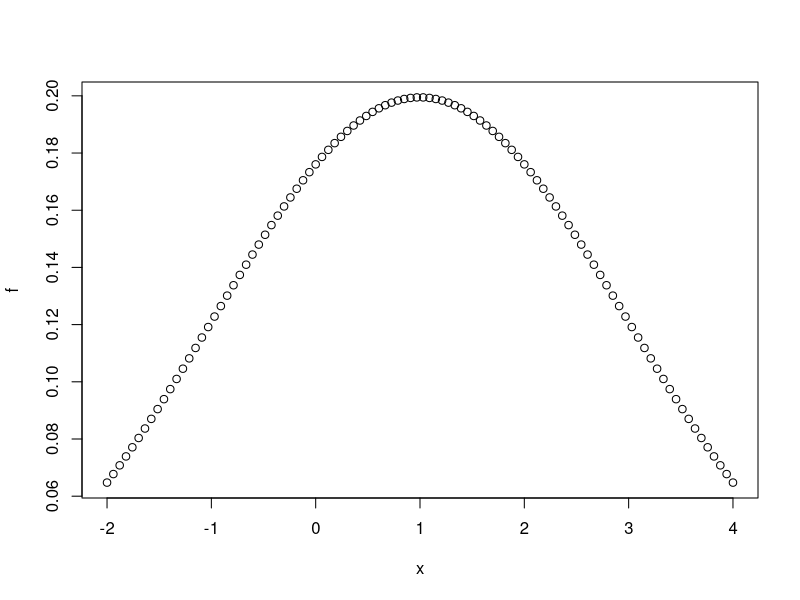
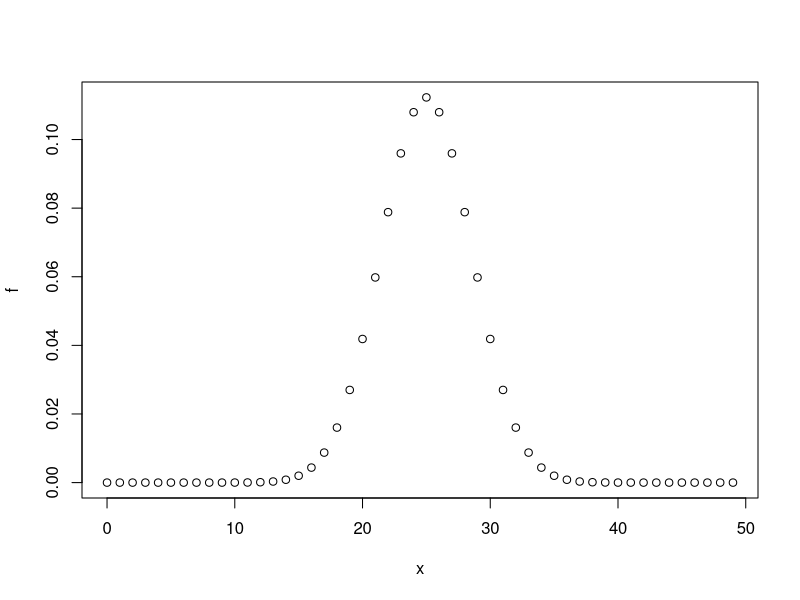
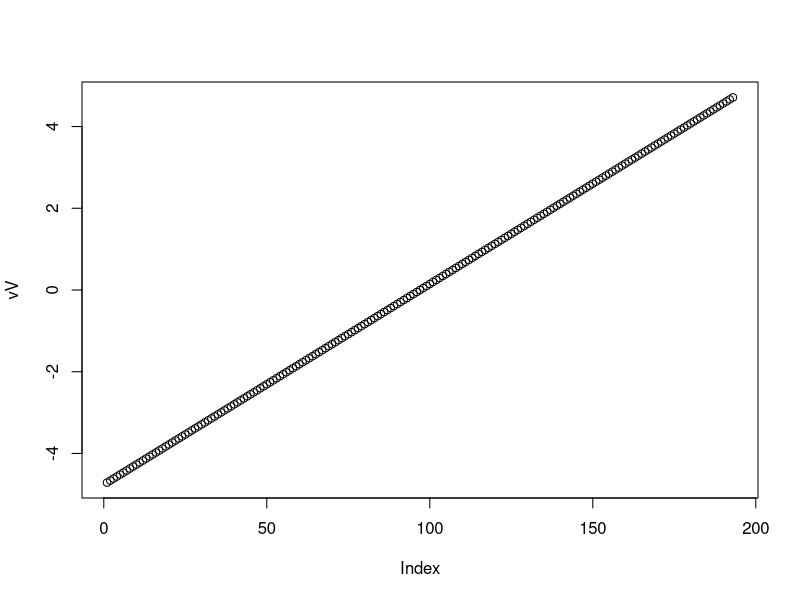
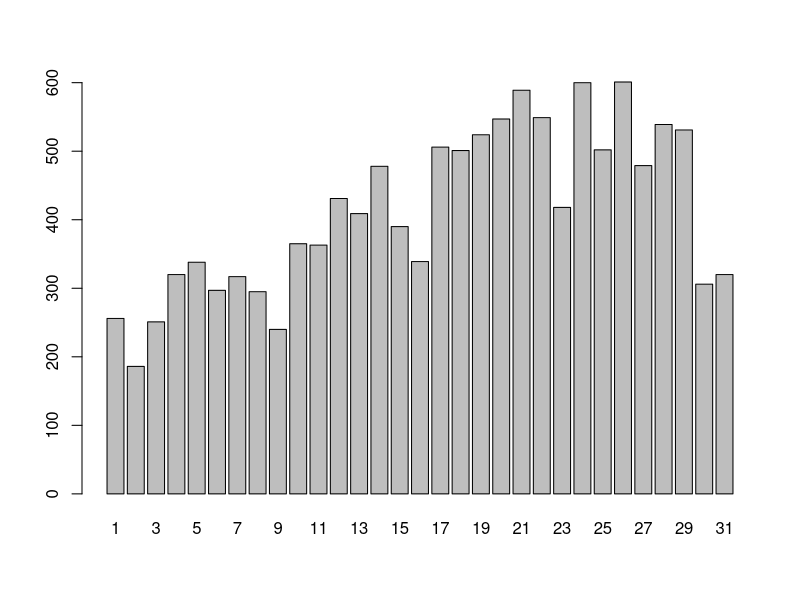
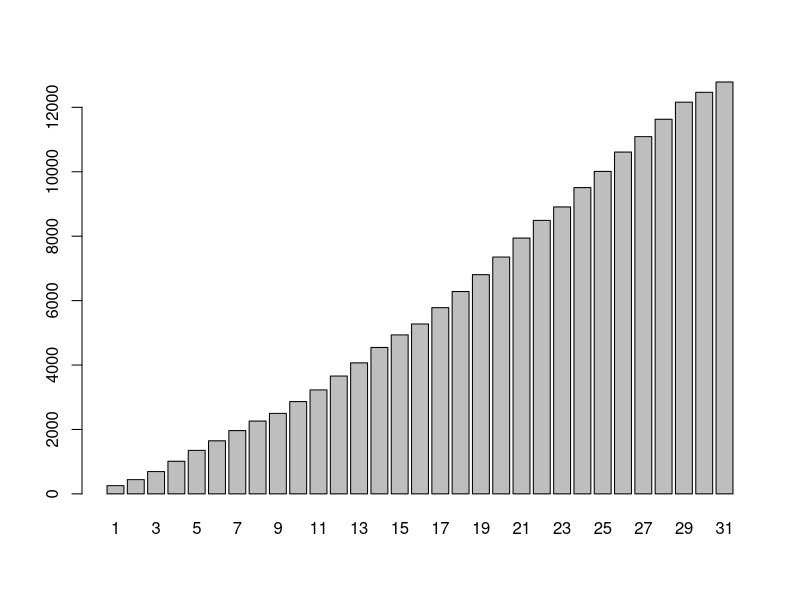

Reproduce these figures in R, in order.


#Ejercicio 1

nombre <- "Manuel peiró Agulló"
estatura <- 1.96
num_leng <- "C, C++, Java, SQL"
fumador <- FALSE

class(nombre)
class(estatura)
class(num_leng)
class(fumador)
#--------------------------------------------------

#Ejercicio 2

numeros <- c(0:29)
numeros_condicion <- c((pares_buenos <- (pares <- numeros[(numeros %% 2 == 0)])[(pares <- numeros[(numeros %% 2 == 0)]) < 10]), (impares_buenos <- (impares <- numeros[(!numeros %% 2 == 0)])[(impares <- numeros[(!numeros %% 2 == 0)]) > 20]))

#---------------------------------------------------

#Ejercicio 3

progresion <- c((2*3)^(a <- c(0:10)))
indice <- progresion[(progresion %% 9 == 0)]
indices_condicion <- which((indice <- progresion[(progresion %% 9 == 0)]) < 100)

#------------------------------------------------------------

#Ejercicio 4

#a)
x <- seq(-2, 4, length.out = 100)
f <- dnorm(x, mean = 1, sd = 2, log = FALSE)
plot(x,f)

#b)
x <- 0:49
f <- dbinom(x, 50, 0.5, log = FALSE)
plot(x,f)

#------------------------------------------------------------

#Ejercicio 5

#a)
#1.
seq(0, 20)
#2.
seq(1, 100, 5)
#3
mismo_vector <- c(seq(0,1, length.out = 30), seq(2, 3, length.out = 15))

#b)
r <- c(3, -1, 4, 2)
#1.
ve <- rep(r,3)
#2
ve1 <- rep(r, each = 4)
#3.
ve3 <- c((rep(r, each = 3)), (rep(r, each = 3, length.out = 3)))

#c)
vV <- seq((-3*pi/2), (3*pi/2), (pi/64))
max(vV)
min(vV)
plot(vV)

#d)
#1.
temperatura <- c(19.9, 14.1, 14.5, 15.8, 18.8, 22.5, 25.7, 26.7, 25.4, 22.7, 19.1, 16.4)
temMedia <- (sum(temperatura))/(length(temperatura))
mean(temperatura)

#2.
sort(temperatura) #ascendente
sort(temperatura, decreasing = T) #descendente

sort(temperatura, index.return=T)
sort(temperatura, decreasing = T, index.return=T)

#e)
x <- seq(1, 10000)
proWallie <- prod((4*x^2)/(4*x^2-1))

#f)
casos <- c(256,186,251,320,338,297,317,295,240,365,363,431,409,478,390,339,506,501,524,547,589,549,418,600,502,601,479,539,531,306,320)
casosAcumulados <- cumsum(casos)
barplot(casos, names.arg = 1:31)
barplot(casosAcumulados, names.arg = 1:31)

#g)
p <- c("Estas", "son", "mis", "palabras")
rev(x) #Crea un vector reverso del original
rev(p) #Puede ser útil para el calculo de valores en vectores

#------------------------------------------------------------




















